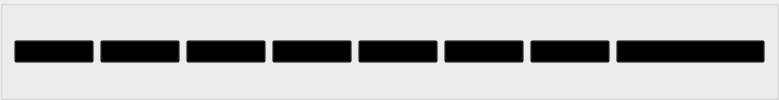
       <widget class="QGroupBox" name="category_box">
        <property name="title">
         <string/>
        </property>
        <layout class="QHBoxLayout" name="horizontalLayout_3">
         <item>
          <widget class="QPushButton" name="Economy">
           <property name="font">
            <font>
             <pointsize>10</pointsize>
            </font>
           </property>
           <property name="cursor">
            <cursorShape>PointingHandCursor</cursorShape>
           </property>
           <property name="styleSheet">
            <string notr="true">background-color: transparent;</string>
           </property>
           <property name="text">
            <string>Economy</string>
           </property>
           <property name="icon">
            <iconset>
             <normaloff>../Documents/GitHub/newspaper-project/views/assets/icons/statistics.png</normaloff>../Documents/GitHub/newspaper-project/views/assets/icons/statistics.png</iconset>
           </property>
          </widget>
         </item>
         <item>
          <widget class="QPushButton" name="Politics">
           <property name="font">
            <font>
             <pointsize>10</pointsize>
            </font>
           </property>
           <property name="cursor">
            <cursorShape>PointingHandCursor</cursorShape>
           </property>
           <property name="styleSheet">
            <string notr="true">background-color: transparent;</string>
           </property>
           <property name="text">
            <string>Politics</string>
           </property>
           <property name="icon">
            <iconset>
             <normaloff>../Documents/GitHub/newspaper-project/views/assets/icons/politics.png</normaloff>../Documents/GitHub/newspaper-project/views/assets/icons/politics.png</iconset>
           </property>
          </widget>
         </item>
         <item>
          <widget class="QPushButton" name="Traffic">
           <property name="font">
            <font>
             <pointsize>10</pointsize>
            </font>
           </property>
           <property name="cursor">
            <cursorShape>PointingHandCursor</cursorShape>
           </property>
           <property name="styleSheet">
            <string notr="true">background-color: transparent;</string>
           </property>
           <property name="text">
            <string>Traffic</string>
           </property>
           <property name="icon">
            <iconset>
             <normaloff>../Documents/GitHub/newspaper-project/views/assets/icons/car.png</normaloff>../Documents/GitHub/newspaper-project/views/assets/icons/car.png</iconset>
           </property>
          </widget>
         </item>
         <item>
          <widget class="QPushButton" name="Medical">
           <property name="font">
            <font>
             <pointsize>10</pointsize>
             <bold>false</bold>
             <kerning>true</kerning>
            </font>
           </property>
           <property name="cursor">
            <cursorShape>PointingHandCursor</cursorShape>
           </property>
           <property name="styleSheet">
            <string notr="true">background-color: transparent;</string>
           </property>
           <property name="text">
            <string>Medical</string>
           </property>
           <property name="icon">
            <iconset>
             <normaloff>../Documents/GitHub/newspaper-project/views/assets/icons/medical.png</normaloff>../Documents/GitHub/newspaper-project/views/assets/icons/medical.png</iconset>
           </property>
          </widget>
         </item>
         <item>
          <widget class="QPushButton" name="Sport">
           <property name="font">
            <font>
             <pointsize>10</pointsize>
            </font>
           </property>
           <property name="cursor">
            <cursorShape>PointingHandCursor</cursorShape>
           </property>
           <property name="styleSheet">
            <string notr="true">background-color: transparent;</string>
           </property>
           <property name="text">
            <string>Sport</string>
           </property>
           <property name="icon">
            <iconset>
             <normaloff>../Documents/GitHub/newspaper-project/views/assets/icons/sport.png</normaloff>../Documents/GitHub/newspaper-project/views/assets/icons/sport.png</iconset>
           </property>
          </widget>
         </item>
         <item>
          <widget class="QPushButton" name="Travel">
           <property name="font">
            <font>
             <pointsize>10</pointsize>
            </font>
           </property>
           <property name="cursor">
            <cursorShape>PointingHandCursor</cursorShape>
           </property>
           <property name="styleSheet">
            <string notr="true">background-color: transparent;</string>
           </property>
           <property name="text">
            <string>Travel</string>
           </property>
           <property name="icon">
            <iconset>
             <normaloff>../Documents/GitHub/newspaper-project/views/assets/icons/mountain.png</normaloff>../Documents/GitHub/newspaper-project/views/assets/icons/mountain.png</iconset>
           </property>
          </widget>
         </item>
         <item>
          <widget class="QPushButton" name="Entertain">
           <property name="font">
            <font>
             <pointsize>10</pointsize>
            </font>
           </property>
           <property name="cursor">
            <cursorShape>PointingHandCursor</cursorShape>
           </property>
           <property name="styleSheet">
            <string notr="true">background-color: transparent;</string>
           </property>
           <property name="text">
            <string>Entertain</string>
           </property>
           <property name="icon">
            <iconset>
             <normaloff>../Documents/GitHub/newspaper-project/views/assets/icons/music.png</normaloff>../Documents/GitHub/newspaper-project/views/assets/icons/music.png</iconset>
           </property>
          </widget>
         </item>
         <item>
          <widget class="QPushButton" name="SciTech">
           <property name="font">
            <font>
             <pointsize>10</pointsize>
            </font>
           </property>
           <property name="cursor">
            <cursorShape>PointingHandCursor</cursorShape>
           </property>
           <property name="styleSheet">
            <string notr="true">background-color: transparent;</string>
           </property>
           <property name="text">
            <string>Science and Technology</string>
           </property>
           <property name="icon">
            <iconset>
             <normaloff>../Documents/GitHub/newspaper-project/views/assets/icons/science.png</normaloff>../Documents/GitHub/newspaper-project/views/assets/icons/science.png</iconset>
           </property>
          </widget>
         </item>
        </layout>
       </widget>
